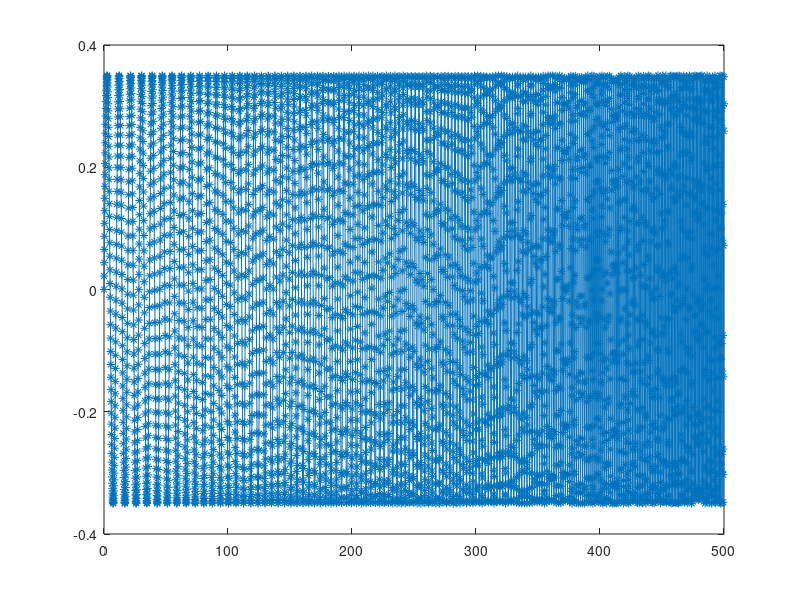

Reproduce this figure in MATLAB.
a = 1/10;
b = 1;
start = 0;
slut = 100;
fs = b*10;
t = 0:1/fs:100;
y = 0.79*chirp(t, a, t(end), b,'logarithmic');
plot(t, y, '*-');
%%
fs = 10; % sample rate
f1 = 1/10; % start freq
f2 = 1; % end freq
T = 500; %second run time 
 
w1=2*pi*f1;
w2=2*pi*f2;
t=0:1/fs:(T*fs-1)/fs;
K=T*w1/log(w2/w1);
L=T/log(w2/w1);
sweep=0.349880*sin(K.*(exp(t./L)-1)); %sweep data set
csvwrite('newFreqSweep500S10SAMPLEFREQ_ONETEENTHtoONE.csv',sweep);
plot(t,sweep,'*-')